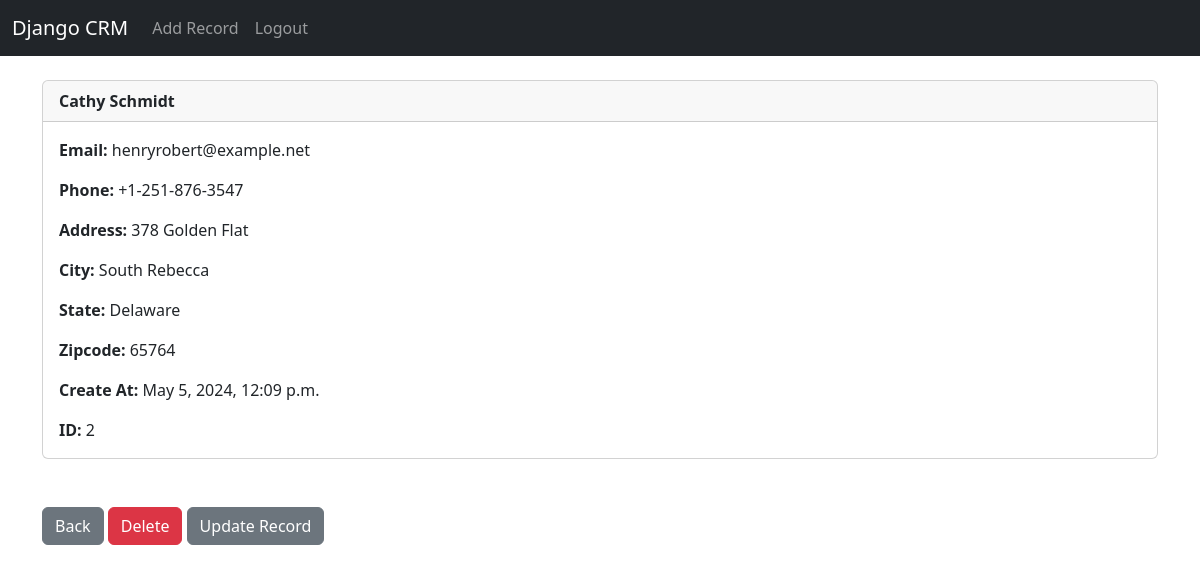
The page /record/2 (signed in) on the database its author committed.
### website/models.py (models this page shows, shortened)
class Record(models.Model):
    created_at = models.DateTimeField(auto_now_add=True)
    first_name = models.CharField(max_length=50)
    last_name =  models.CharField(max_length=50)
    email =  models.CharField(max_length=100)
    phone = models.CharField(max_length=20)
    address =  models.CharField(max_length=100)
    city =  models.CharField(max_length=50)
    state =  models.CharField(max_length=50)
    zipcode =  models.CharField(max_length=20)

### website/views.py (the view)
# urls.py: path('record/<int:pk>', views.customer_record, name='record'),
def customer_record(request, pk):
	if request.user.is_authenticated:
		customer_record = Record.objects.get(id=pk)
		return render(request, 'record.html', {'customer_record':customer_record})
	else:
		messages.success(request, "You Must Be Logged In To View That Page...")
		return redirect('home')

### website/templates/record.html
{% extends 'base.html' %}
{% block content %}
<div class="card">
    <div class="card-header">
        <strong>
            {{ customer_record.first_name }}
            {{ customer_record.last_name }}
        </strong>
    </div>
    <div class="card-body">
        <p class="card-text">
            <strong>Email: </strong>{{ customer_record.email }}
        </p>
        <p class="card-text">
            <strong>Phone: </strong>{{ customer_record.phone }}
        </p>
        <p class="card-text">
            <strong>Address: </strong>{{ customer_record.address }}
        </p>
        <p class="card-text">
            <strong>City: </strong>{{ customer_record.city }}
        </p>
        <p class="card-text">
            <strong>State: </strong>{{ customer_record.state }}
        </p>
        <p class="card-text">
            <strong>Zipcode: </strong>{{ customer_record.zipcode }}
        </p>
        <p class="card-text">
            <strong>Create At: </strong>{{ customer_record.created_at }}
        </p>
        <p class="card-text">
            <strong>ID: </strong>{{ customer_record.id }}
        </p>
    </div>
</div>
<br /><br />
<a href="{% url 'home' %}" class="btn btn-secondary">Back</a>
<a href="{% url 'delete_record' customer_record.id %}" class="btn btn-danger">Delete</a>
<a href="{% url 'update_record' customer_record.id%}" class="btn btn-secondary">Update Record</a>
{% endblock %}

### rows shown on the page
Record: first_name "Cathy", last_name "Schmidt", email "henryrobert@example.net", phone "+1-251-876-3547", address "378 Golden Flat", city "South Rebecca", state "Delaware", zipcode "65764", created_at "May 5, 2024, 12:09 p.m.", id "2"
